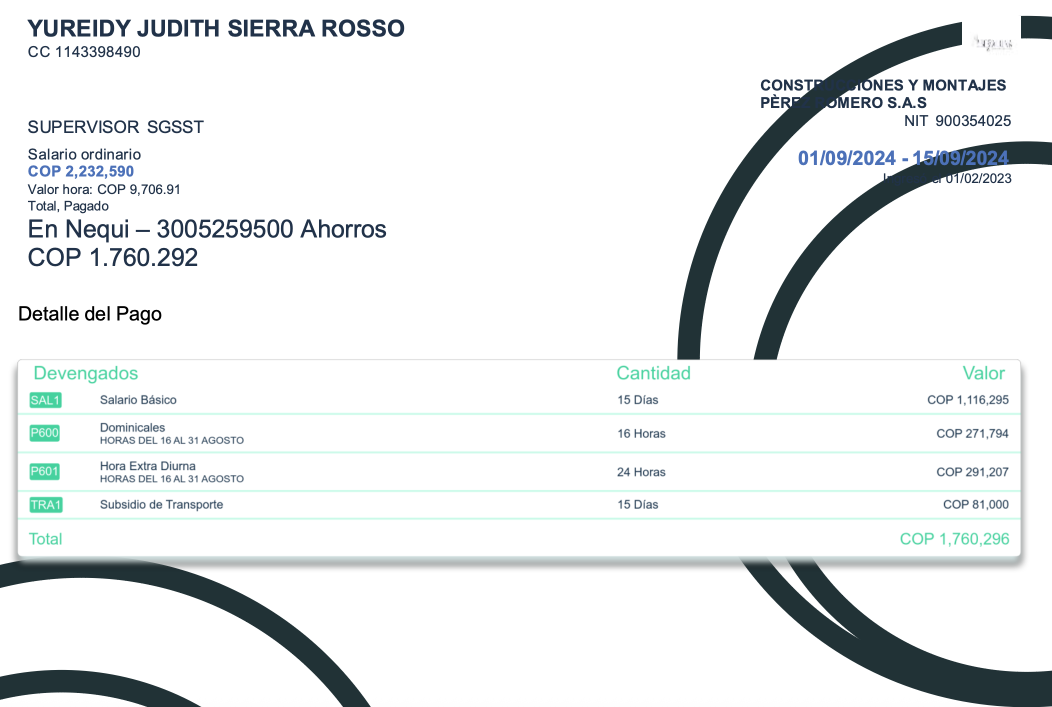
#> input picture Datos/image.png, 2104 x 1414 px (shown at 1/2 size)
$ python -i visual.py   (imports and definitions only)   (older library calls are emulated)
#> lines starting #> are read from the running program, lines starting #| are printed output that depends on the picture; after the words box and inside, x2 and y2 are one past the last pixel; in counts of white or black regions, pixels touching at a corner belong together
# services/visual.py
"""
Módulo para el análisis visual de documentos (PDF e imágenes).
"""
import os
import cv2
import numpy as np
from PIL import Image
import pdf2image
import tempfile

# TODO: Considerar separar la lógica de análisis de imágenes y PDF

def convertir_pdf_a_imagen(pdf_path):
    try:
        temp_dir = tempfile.mkdtemp()
        images = pdf2image.convert_from_path(pdf_path)
        image_paths = []
        for i, image in enumerate(images):
            image_path = os.path.join(temp_dir, f'page_{i}.png')
            image.save(image_path, 'PNG')
            image_paths.append(image_path)
        return image_paths
    except Exception:
        return []

def analizar_documento_visual(archivo_path):
    try:
        es_pdf = archivo_path.lower().endswith('.pdf')
        if es_pdf:
            image_paths = convertir_pdf_a_imagen(archivo_path)
            if not image_paths:
                return {"error": "No se pudo convertir el PDF a imágenes"}
            resultados_por_pagina = []
            for img_path in image_paths:
                resultado = analizar_imagen(img_path)
                resultados_por_pagina.append(resultado)
            resultado_final = combinar_resultados(resultados_por_pagina)
            for img_path in image_paths:
                try:
                    os.remove(img_path)
                except Exception:
                    pass
            return resultado_final
        else:
            return analizar_imagen(archivo_path)
    except Exception as e:
        return {"error": f"Error en el análisis visual: {str(e)}"}

def analizar_imagen(imagen_path):
#> called with imagen_path = '../Datos/image.png'
    try:
        img = cv2.imread(imagen_path)
#> img is the input picture: shape (1414, 2104, 3); mean B, G, R 237.5, 237, 234.3
        if img is None:
            return {"error": "No se pudo cargar la imagen"}
        gray = cv2.cvtColor(img, cv2.COLOR_BGR2GRAY)
        def detectar_sellos(imagen):
            thresh = cv2.adaptiveThreshold(
                gray, 255, cv2.ADAPTIVE_THRESH_GAUSSIAN_C,
                cv2.THRESH_BINARY_INV, 11, 2
            )
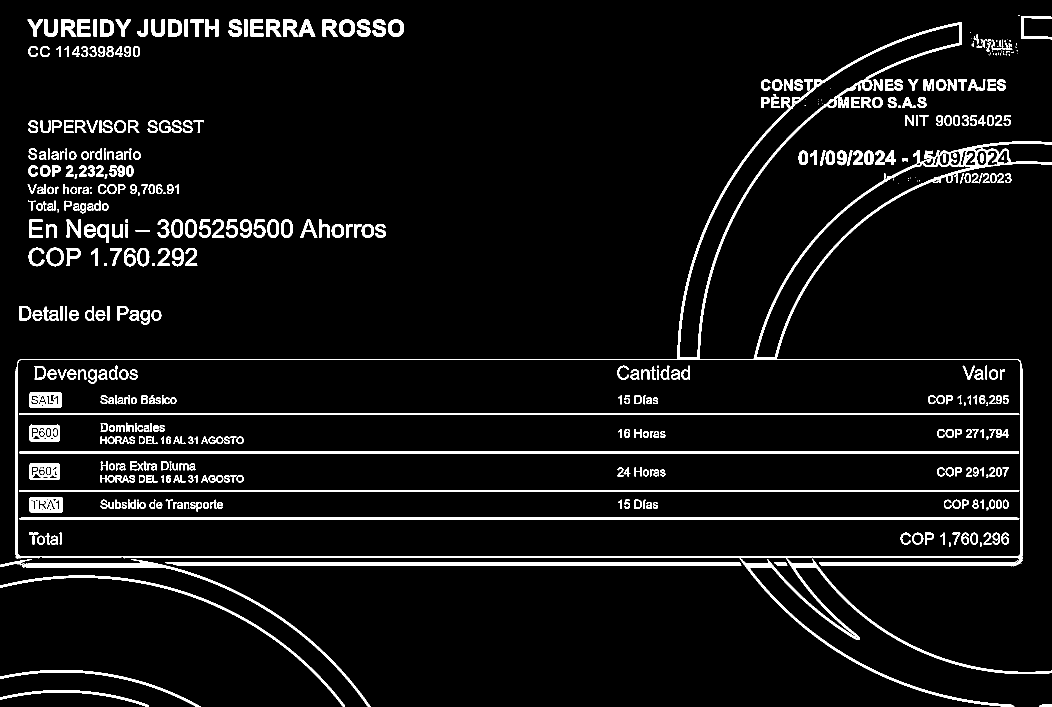
#> thresh: shape (1414, 2104) (shown at 1/2 size); 5.8% white; 534 white regions (72 under 20 px)
            contours, _ = cv2.findContours(
                thresh, cv2.RETR_EXTERNAL, cv2.CHAIN_APPROX_SIMPLE
            )
#> contours = 285 contours, 56 with area under 20; largest, box (x1, y1, x2, y2) and area: (31, 44, 2104, 1414) 882210, (330, 1125, 1483, 1132) 6811, (0, 1118, 741, 1414) 4460, (0, 1151, 690, 1414) 2939, (0, 1340, 402, 1414) 1541
            sellos = []
            for cnt in contours:
                area = cv2.contourArea(cnt)
                if 1000 < area < 10000:
                    sellos.append(cnt)
#> this loop made 285 passes
#> area on passes 1 to 3: 75.5, 1123, 1541
#> after the loop, sellos = 5 contours; box (x1, y1, x2, y2) and area: (330, 1125, 1483, 1132) 6811, (0, 1118, 741, 1414) 4460, (0, 1151, 690, 1414) 2939, (0, 1340, 402, 1414) 1541, (0, 1380, 298, 1414) 1123
            return len(sellos)
        def detectar_firmas(imagen):
            _, binary = cv2.threshold(gray, 127, 255, cv2.THRESH_BINARY_INV)
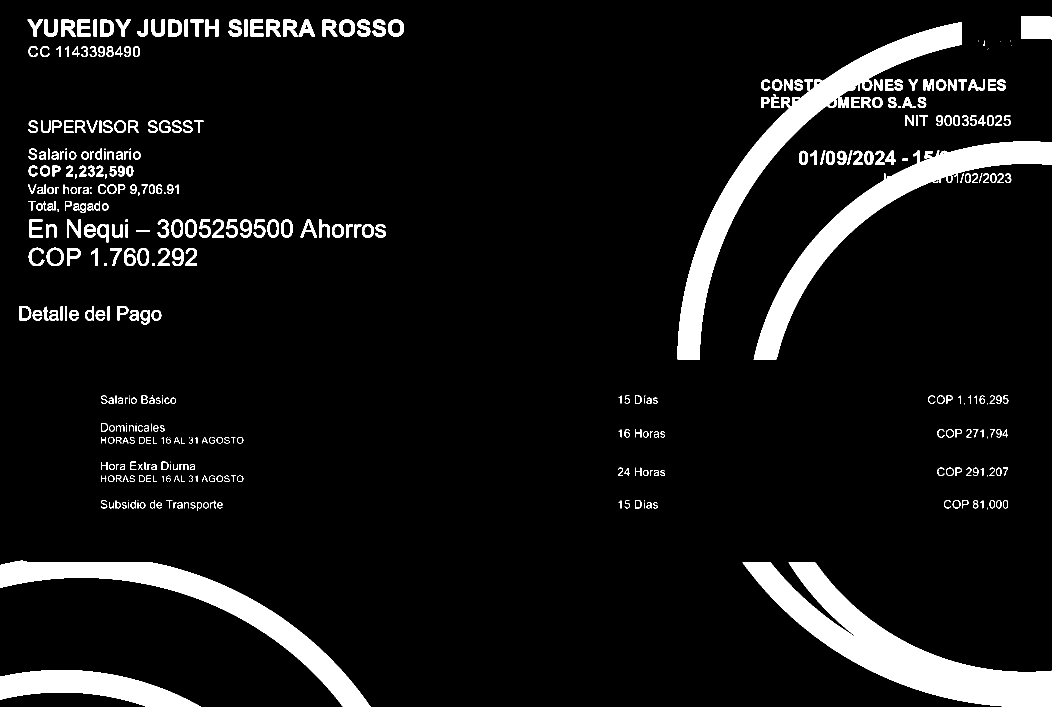
#> binary: shape (1414, 2104) (shown at 1/2 size); 8% white; 422 white regions (44 under 20 px)
            contours, _ = cv2.findContours(
                binary, cv2.RETR_EXTERNAL, cv2.CHAIN_APPROX_SIMPLE
            )
#> contours = 422 contours, 110 with area under 20; largest, box (x1, y1, x2, y2) and area: (1485, 1124, 2104, 1414) 50208, (1355, 44, 1924, 719) 42004, (1507, 283, 2104, 719) 34444, (0, 1121, 741, 1414) 33046, (0, 1340, 402, 1414) 15774
            firmas = []
            for cnt in contours:
                x, y, w, h = cv2.boundingRect(cnt)
                if w > 50 and h > 20:
                    firmas.append((x, y, w, h))
#> this loop made 422 passes
#> (x, y, w, h) on passes 1 to 3: (0, 1340, 402, 74), (1485, 1124, 619, 290), (0, 1121, 741, 293)
#> after the loop, firmas = [(0, 1340, 402, 74), (1485, 1124, 619, 290), (0, 1121, 741, 293), (1507, 283, 597, 436), (1355, 44, 569, 675), (2042, 32, 62, 47)]
            return firmas
        def analizar_calidad(imagen):
            laplacian = cv2.Laplacian(gray, cv2.CV_64F)
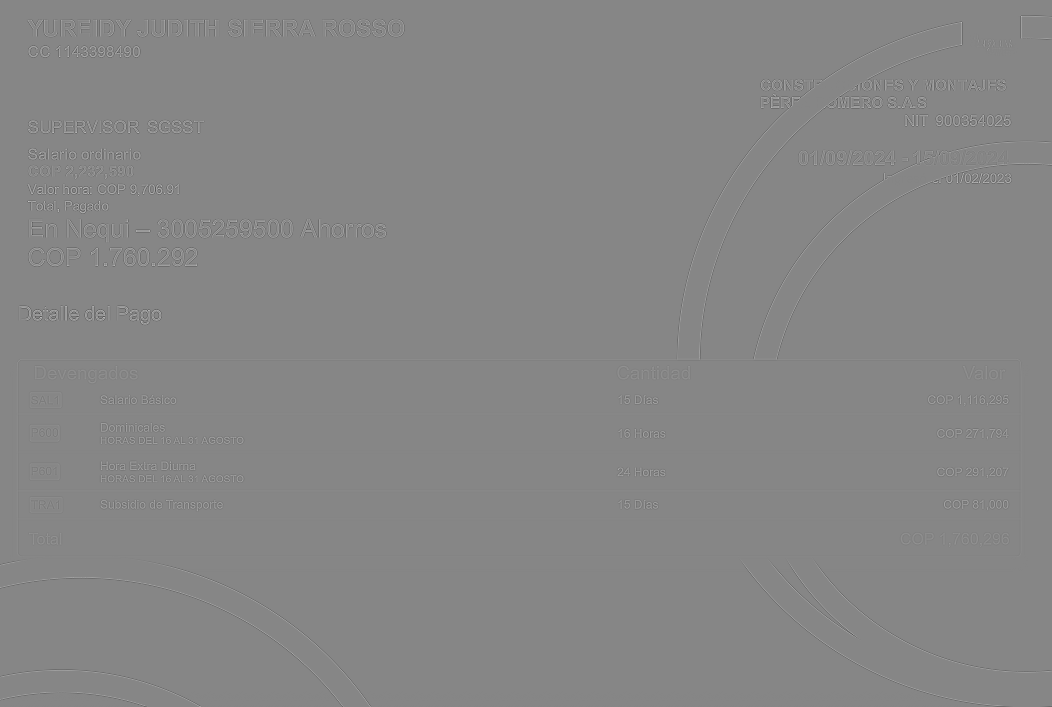
#> laplacian: shape (1414, 2104) float64 (shown at 1/2 size); min -565, max 510, mean 0; drawn with min black and max white
            sharpness = np.var(laplacian)
#> sharpness = 711
            contrast = np.std(gray)
#> contrast = 56.16
            return {
                "nitidez": sharpness,
                "contraste": contrast
            }
        def detectar_marcas_agua(imagen):
            if len(imagen.shape) == 3:
                gray_local = cv2.cvtColor(imagen, cv2.COLOR_BGR2GRAY)
            else:
                gray_local = imagen
            thresh = cv2.adaptiveThreshold(
                gray_local, 255, cv2.ADAPTIVE_THRESH_GAUSSIAN_C,
                cv2.THRESH_BINARY_INV, 11, 2
            )
            contours, _ = cv2.findContours(
                thresh, cv2.RETR_EXTERNAL, cv2.CHAIN_APPROX_SIMPLE
            )
#> contours = 285 contours, 56 with area under 20; largest, box (x1, y1, x2, y2) and area: (31, 44, 2104, 1414) 882210, (330, 1125, 1483, 1132) 6811, (0, 1118, 741, 1414) 4460, (0, 1151, 690, 1414) 2939, (0, 1340, 402, 1414) 1541
            marcas_agua = []
            for cnt in contours:
                area = cv2.contourArea(cnt)
                if 500 < area < 5000:
                    marcas_agua.append(cnt)
#> after the loop, marcas_agua = 28 contours; largest, box (x1, y1, x2, y2) and area: (0, 1118, 741, 1414) 4460, (0, 1151, 690, 1414) 2939, (0, 1340, 402, 1414) 1541, (0, 1380, 298, 1414) 1123, (93, 495, 128, 533) 989
            return len(marcas_agua)
        resultados = {
            "numero_sellos": detectar_sellos(img),
            "firmas_detectadas": detectar_firmas(img),
            "calidad": analizar_calidad(img),
            "marcas_agua": detectar_marcas_agua(img),
            "sospechas": []
        }
        if resultados["numero_sellos"] == 0:
            resultados["sospechas"].append("No se detectaron sellos en el documento")
        if len(resultados["firmas_detectadas"]) == 0:
            resultados["sospechas"].append("No se detectaron firmas en el documento")
        if resultados["calidad"]["nitidez"] < 100:
            resultados["sospechas"].append("La calidad de la imagen es baja")
        if resultados["marcas_agua"] == 0:
            resultados["sospechas"].append("No se detectaron marcas de agua")
        return resultados
    except Exception as e:
        return {"error": f"Error en el análisis visual: {str(e)}"}

def combinar_resultados(resultados_por_pagina):
    resultado_final = {
        "numero_sellos": 0,
        "firmas_detectadas": [],
        "calidad": {
            "nitidez": 0,
            "contraste": 0
        },
        "marcas_agua": 0,
        "sospechas": []
    }
    for resultado in resultados_por_pagina:
        if "error" in resultado:
            continue
        resultado_final["numero_sellos"] += resultado["numero_sellos"]
        resultado_final["firmas_detectadas"].extend(resultado["firmas_detectadas"])
        resultado_final["calidad"]["nitidez"] = max(
            resultado_final["calidad"]["nitidez"],
            resultado["calidad"]["nitidez"]
        )
        resultado_final["calidad"]["contraste"] = max(
            resultado_final["calidad"]["contraste"],
            resultado["calidad"]["contraste"]
        )
        resultado_final["marcas_agua"] += resultado["marcas_agua"]
        resultado_final["sospechas"].extend(resultado["sospechas"])
    return resultado_final

>>> result = analizar_documento_visual('../Datos/image.png')
#> result = 5 items
